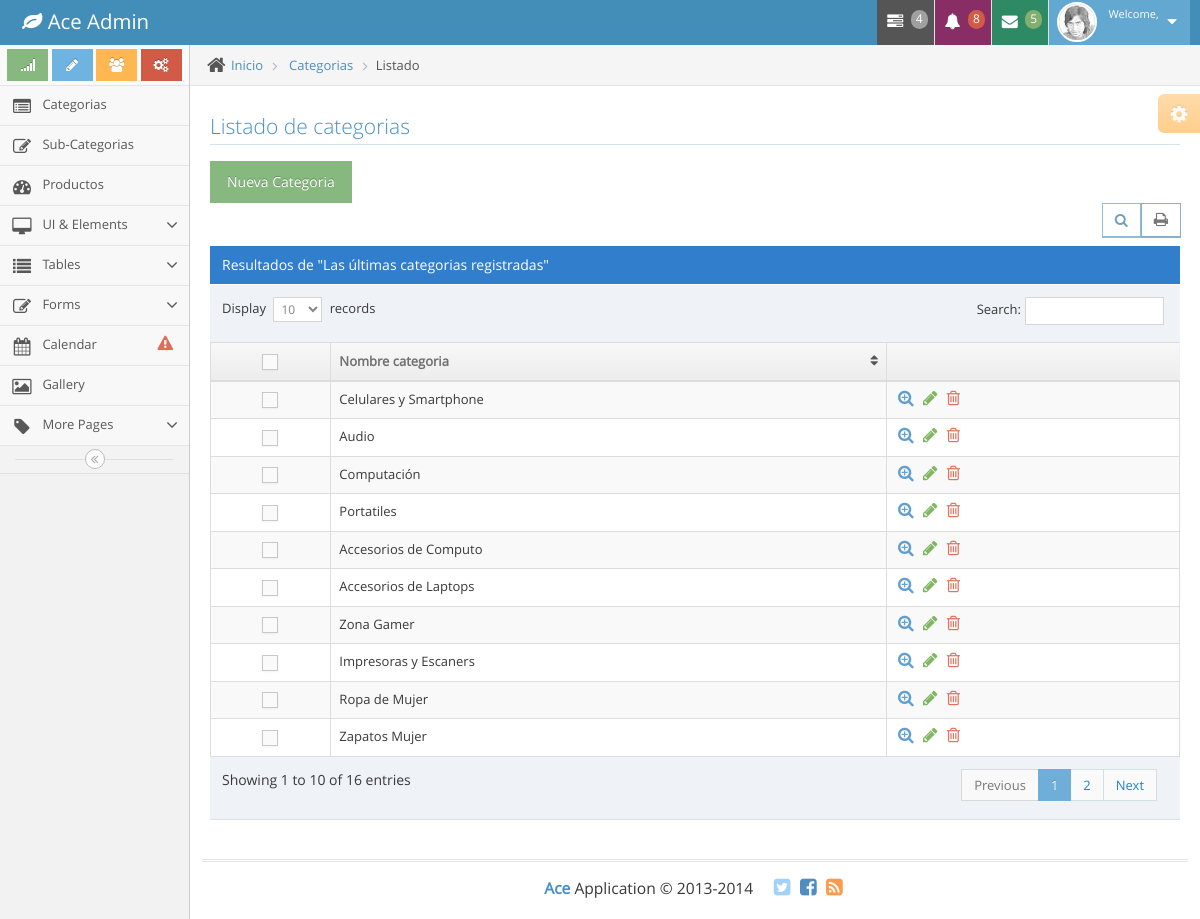
Page /categorias.php on the committed database.
### tables this page shows
CREATE TABLE IF NOT EXISTS `categoria` (
  `idCategoria` int(11) NOT NULL AUTO_INCREMENT,
  `nombre` varchar(80) DEFAULT NULL,
  `enable` tinyint(1) DEFAULT NULL,
  PRIMARY KEY (`idCategoria`)
);

### categorias.php (the view, shortened to what this page needs)
<?php
include 'BaseDatos/conexion.php';
?>
<!DOCTYPE html>
<html lang="en">
	<head>
		<link rel="stylesheet" href="assets/css/bootstrap.min.css" />
		<link rel="stylesheet" href="assets/font-awesome/4.2.0/css/font-awesome.min.css" />
		<link rel="stylesheet" href="assets/css/ace.min.css" class="ace-main-stylesheet" id="main-ace-style" />
	</head>
	<body class="no-skin">
		<div id="navbar" class="navbar navbar-default">
			<?php include 'Script/navbar.php'; ?>
		</div>
		<div class="main-container" id="main-container">
			<?php include('Script/sideBar.php') ?>
			<div class="main-content">
				<div class="main-content-inner">
					<div class="breadcrumbs" id="breadcrumbs">
						<ul class="breadcrumb">
							<li>
								<i class="ace-icon fa fa-home home-icon"></i>
								<a href="panel.php">Inicio</a>
							</li>
							<li>
								<a href="productos.php">Categorias</a>
							</li>
							<li class="active">Listado</li>
						</ul>
					</div>
					<div class="page-content">
						<div class="ace-settings-container" id="ace-settings-container">
							<div class="btn btn-app btn-xs btn-warning ace-settings-btn" id="ace-settings-btn">
								<i class="ace-icon fa fa-cog bigger-130"></i>
							</div>
						</div>
						<div class="row">
							<div class="col-xs-12">
								<div class="row">
									<div class="col-xs-12">
										<h3 class="header smaller lighter blue">Listado de categorias</h3>
										<a id="show-register" role="button" class="btn btn-success" >
											Nueva Categoria
										</a>
										<div class="clearfix">
											<div class="pull-right tableTools-container"></div>
										</div>
										<div class="table-header">
											Resultados de "Las últimas categorias registradas"
										</div>
										<div>
											<table id="dynamic-table" class="table table-striped table-bordered table-hover">
												<thead>
													<tr>
														<th class="center">
															<label class="pos-rel">
																<span class="lbl"></span>
															</label>
														</th>
														<th>Nombre categoria</th>
														<th></th>
													</tr>
												</thead>
												<tbody>
													<?php
									                  $resultSet = mysqli_query($conexion, 'SELECT * FROM categoria WHERE enable = 1');
									                  while($fila = mysqli_fetch_array($resultSet)){
									                ?>
													<tr>
														<td class="center">
															<label class="pos-rel">
																<span class="lbl"></span>
															</label>
														</td>
														<td >
															<?= $fila['nombre'] ?>
														</td>
														<td>
															<div class="hidden-sm hidden-xs action-buttons">
																<a class="blue" href="#">
																	<i class="ace-icon fa fa-search-plus bigger-130"></i>
																</a>
																<a class="green" href="#">
																	<i class="ace-icon fa fa-pencil bigger-130"></i>
																</a>
																<a class="red" data-eliminar="<?= $fila['0'] ?>">
																	<i class="ace-icon fa fa-trash-o bigger-130"></i>
																</a>
															</div>
														</td>
													</tr>
													<?php } ?>
												</tbody>
											</table>
										</div>
									</div>
								</div>
							</div>
						</div>
					</div>
				</div>
			</div>
			<div class="footer">
				<div class="footer-inner">
					<div class="footer-content">
						<span class="bigger-120">
							<span class="blue bolder">Ace</span>
							Application &copy; 2013-2014
						</span>
						<span class="action-buttons">
							<a href="#">
								<i class="ace-icon fa fa-twitter-square light-blue bigger-150"></i>
							</a>
							<a href="#">
								<i class="ace-icon fa fa-facebook-square text-primary bigger-150"></i>
							</a>
							<a href="#">
								<i class="ace-icon fa fa-rss-square orange bigger-150"></i>
							</a>
						</span>
					</div>
				</div>
			</div>
		</div>
	</body>
</html>

### rows in the picture
categoria: nombre "Celulares y Smartphone"
categoria: nombre "Audio"
categoria: nombre "Computación"
categoria: nombre "Portatiles"
categoria: nombre "Accesorios de Computo"
categoria: nombre "Accesorios de Laptops"
categoria: nombre "Zona Gamer"
categoria: nombre "Impresoras y Escaners"
categoria: nombre "Ropa de Mujer"
categoria: nombre "Zapatos Mujer"
